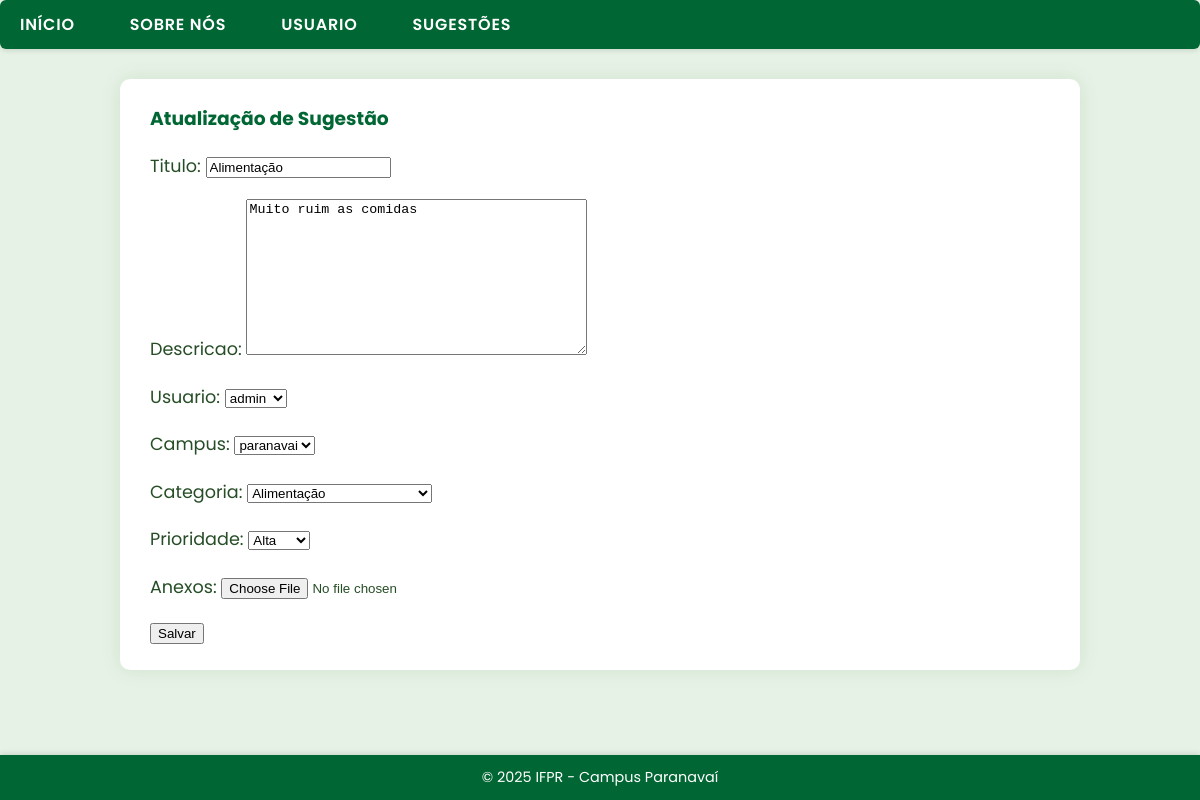
/editar/sugestao/2/, run on the app's committed database.
### paginas/models.py (models this page shows, shortened)
class Sugestao(models.Model):
    titulo = models.CharField(max_length=200)
    descricao = models.TextField()
    campus = models.ForeignKey(Campus, on_delete=models.PROTECT)
    categoria = models.ForeignKey(Categoria, on_delete=models.PROTECT)
    data_criacao = models.DateTimeField(auto_now_add=True)
    status = models.CharField(max_length=20, choices=STATUS_CHOICES, default='aberta')
    prioridade = models.CharField(max_length=10, choices=PRIORIDADE_CHOICES, blank=True, null=True)
    anexos = models.FileField(upload_to='anexos/', blank=True, null=True)
    usuario = models.ForeignKey(User, on_delete=models.PROTECT)

### paginas/views.py (the view)
# urls.py: path("editar/sugestao/<int:pk>/", SugestaoUpdate.as_view(), name="editar-sugestao"),
class SugestaoUpdate(UpdateView):
    model = Sugestao
    fields = ['titulo', 'descricao', 'usuario', 'campus', 'categoria', 'prioridade', 'anexos']
    template_name = 'paginas/form.html'
    success_url = reverse_lazy('index')
    extra_context = {'titulo': 'Atualização de Sugestão', 'botao': 'Salvar'}

### paginas/models.py (called while the page is built)
    def __str__(self):
        return self.nome

    def __str__(self):
        return self.nome

### paginas/templates/paginas/form.html (shortened to what this page needs)
{% extends "paginas/index.html" %}
{% load static %}
{% block conteudo %}
<h3> {{titulo}} </h3>
<form action-"" method="POST">
    {{form.as_p}}
    <button type="submit" >Salvar</button>
</form>
{% endblock %}

### static/css/estilo.css (style rules this page uses)
body { font-family: 'Poppins', sans-serif; background-color: #e6f2e6; color: #1a3d1a; margin: 0; padding: 0; }
h3 { color: #006633; margin-top: 0; font-weight: 700; }
p { line-height: 1.7; font-size: 1.1rem; color: #264d26; }

### data on the page
Sugestao: titulo "Alimentação", descricao "Muito ruim as comidas", usuario "admin", campus "paranavai", categoria "Alimentação", prioridade "Alta"

### other printed values
{{ titulo }} "Atualização de Sugestão"
